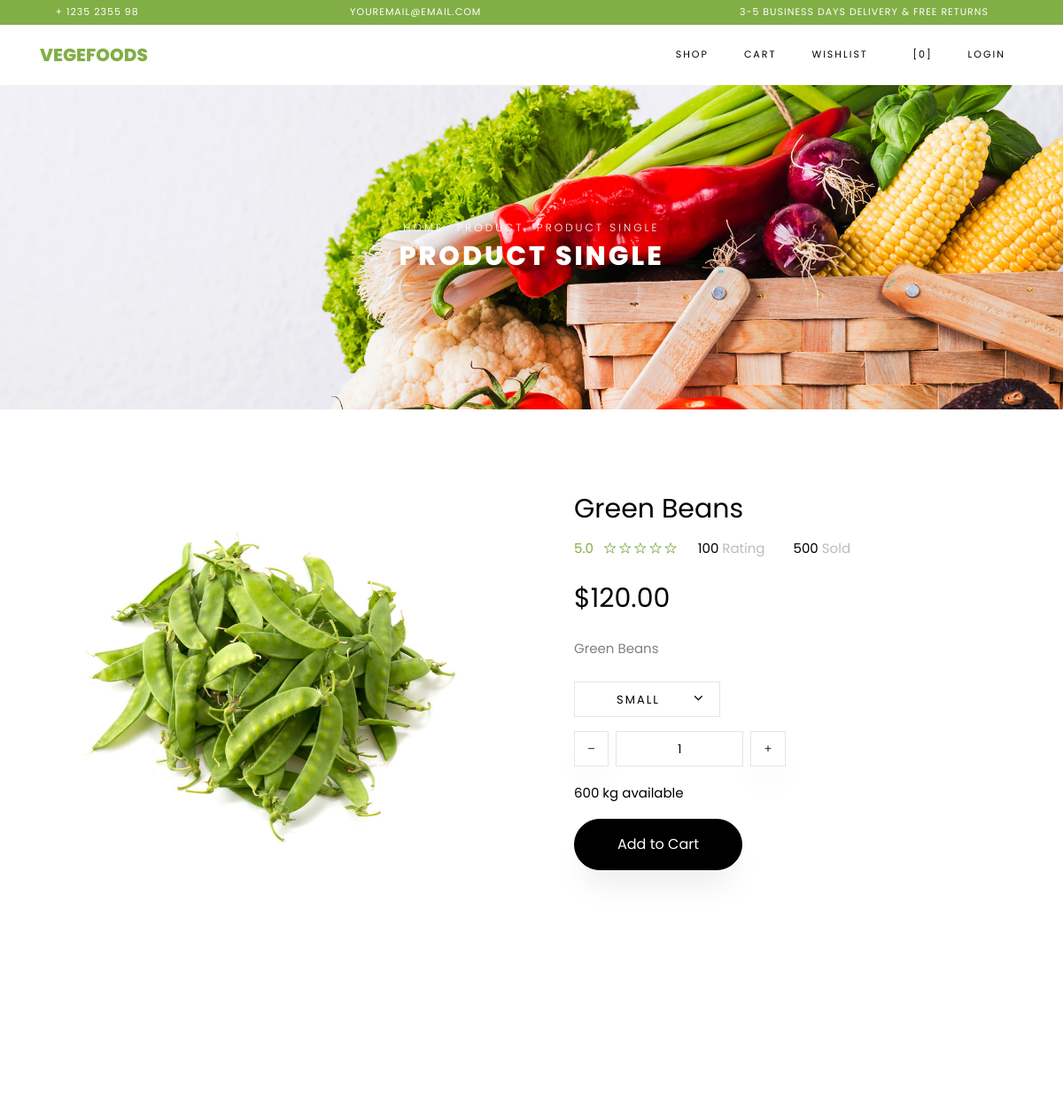
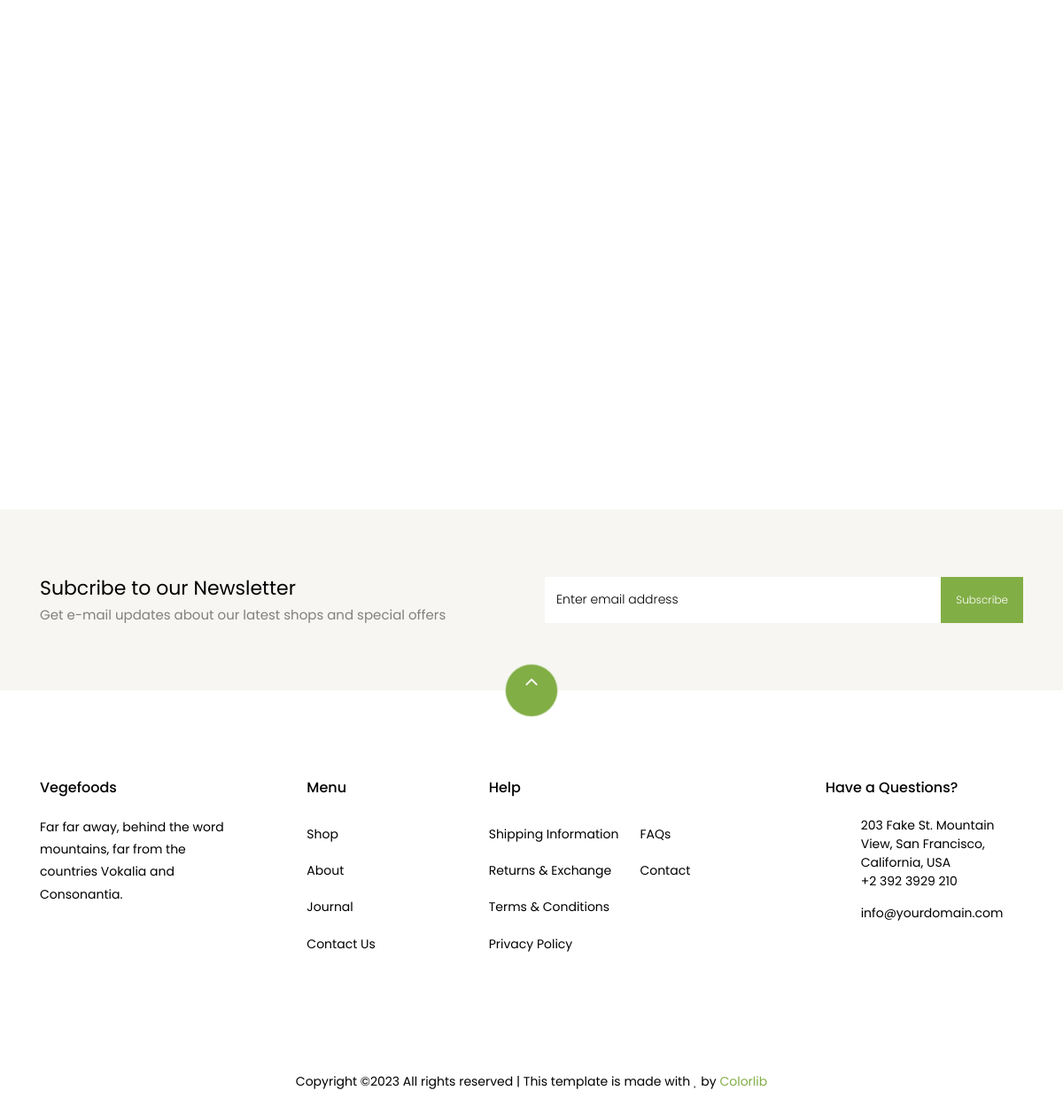
The app's page /product/3 with its own data (2 pictures, top to bottom).
### store/models.py (models this page shows, shortened)
class Product(models.Model):
    name = models.CharField(max_length=255)
    description = models.TextField()
    price = models.DecimalField(max_digits=10, decimal_places=2)
    image = models.ImageField(upload_to='static/products', null=True, blank=True)
    category = models.ForeignKey(Category, on_delete=models.CASCADE)
    created_time = models.DateTimeField(auto_now_add=True)
    updated_time = models.DateTimeField(auto_now=True)

### store/views.py (the view)
# urls.py: path('product/<int:id_>', SingleProductView.as_view(), name='product'),
class SingleProductView(View):
    @staticmethod
    def get(request, id_):
        data = Product.objects.get(id=id_)
        return render(request, 'product-single.html', context={'data': data})

### store/templates/store/product-single.html (shortened to what this page needs)
{% extends 'store/base.html' %}
{% load static %}
{% block content %}
    <div class="hero-wrap hero-bread" style="background-image: url({% static 'store/images/bg_1.jpg'%});">
      <div class="container">
        <div class="row no-gutters slider-text align-items-center justify-content-center">
          <div class="col-md-9 ftco-animate text-center">
          	<p class="breadcrumbs"><span class="mr-2"><a href="index.html">Home</a></span> <span class="mr-2"><a href="index.html">Product</a></span> <span>Product Single</span></p>
            <h1 class="mb-0 bread">Product Single</h1>
          </div>
        </div>
      </div>
    </div>
    <section class="ftco-section">
    	<div class="container">
    		<div class="row">
    			<div class="col-lg-6 mb-5 ftco-animate">
    				<a href="/{{data.image}}" class="image-popup"><img src="/{{data.image}}" class="img-fluid" alt="Colorlib Template"></a>
    			</div>
    			<div class="col-lg-6 product-details pl-md-5 ftco-animate">
    				<h3>{{data.name}}</h3>
    				<div class="rating d-flex">
							<p class="text-left mr-4">
								<a href="#" class="mr-2">5.0</a>
								<a href="#"><span class="ion-ios-star-outline"></span></a>
								<a href="#"><span class="ion-ios-star-outline"></span></a>
								<a href="#"><span class="ion-ios-star-outline"></span></a>
								<a href="#"><span class="ion-ios-star-outline"></span></a>
								<a href="#"><span class="ion-ios-star-outline"></span></a>
							</p>
							<p class="text-left mr-4">
								<a href="#" class="mr-2" style="color: #000;">100 <span style="color: #bbb;">Rating</span></a>
							</p>
							<p class="text-left">
								<a href="#" class="mr-2" style="color: #000;">500 <span style="color: #bbb;">Sold</span></a>
							</p>
						</div>
    				<p class="price"><span>${{data.price}}</span></p>
    				<p>{{data.description}}
						</p>
						<div class="row mt-4">
							<div class="col-md-6">
								<div class="form-group d-flex">
		              <div class="select-wrap">
	                  <div class="icon"><span class="ion-ios-arrow-down"></span></div>
	                  <select name="" id="" class="form-control">
	                  	<option value="">Small</option>
	                  </select>
	                </div>
		            </div>
							</div>
							<div class="input-group col-md-6 d-flex mb-3">
	             	<span class="input-group-btn mr-2">
	                	<button type="button" class="quantity-left-minus btn"  data-type="minus" data-field="">
	                   <i class="ion-ios-remove"></i>
	                	</button>
	            		</span>
	             	<input type="text" id="quantity" name="quantity" class="form-control input-number" value="1" min="1" max="100">
	             	<span class="input-group-btn ml-2">
	                	<button type="button" class="quantity-right-plus btn" data-type="plus" data-field="">
	                     <i class="ion-ios-add"></i>
	                 </button>
	             	</span>
	          	</div>
	          	<div class="col-md-12">
	          		<p style="color: #000;">600 kg available</p>
	          	</div>
          	</div>
          	<p><a href="cart.html" class="btn btn-black py-3 px-5">Add to Cart</a></p>
    			</div>
    		</div>
    	</div>
    </section>
    <section class="ftco-section">
    	<div class="container">
				<div class="row justify-content-center mb-3 pb-3">
        </div>
    	</div>
    	<div class="container">
    		<div class="row">
    		</div>
    	</div>
    </section>
		<section class="ftco-section ftco-no-pt ftco-no-pb py-5 bg-light">
      <div class="container py-4">
        <div class="row d-flex justify-content-center py-5">
          <div class="col-md-6">
          	<h2 style="font-size: 22px;" class="mb-0">Subcribe to our Newsletter</h2>
          	<span>Get e-mail updates about our latest shops and special offers</span>
          </div>
          <div class="col-md-6 d-flex align-items-center">
            <form action="#" class="subscribe-form">
              <div class="form-group d-flex">
                <input type="text" class="form-control" placeholder="Enter email address">
                <input type="submit" value="Subscribe" class="submit px-3">
              </div>
            </form>
          </div>
        </div>
      </div>
    </section>
{% endblock %}
{% block scripts %}
  </body>
</html>
{% endblock %}

### records on screen
Product: image (picture), name "Green Beans", price "120.00", description "Green Beans"
